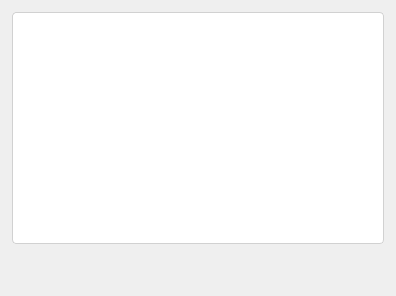
<?xml version="1.0" encoding="UTF-8"?>
<ui version="4.0">
 <class>CommandEdit</class>
 <widget class="QWidget" name="CommandEdit">
  <property name="geometry">
   <rect>
    <x>0</x>
    <y>0</y>
    <width>396</width>
    <height>296</height>
   </rect>
  </property>
  <property name="sizePolicy">
   <sizepolicy hsizetype="MinimumExpanding" vsizetype="MinimumExpanding">
    <horstretch>1</horstretch>
    <verstretch>1</verstretch>
   </sizepolicy>
  </property>
  <property name="styleSheet">
   <string>CommandEdit {
    background-color: #F3F3F3;
}</string>
  </property>
  <layout class="QVBoxLayout" name="verticalLayout">
   <property name="spacing">
    <number>8</number>
   </property>
   <property name="leftMargin">
    <number>12</number>
   </property>
   <property name="topMargin">
    <number>12</number>
   </property>
   <property name="rightMargin">
    <number>12</number>
   </property>
   <property name="bottomMargin">
    <number>12</number>
   </property>
   <item>
    <widget class="QPlainTextEdit" name="plainTextEditCommand">
     <property name="tabChangesFocus">
      <bool>true</bool>
     </property>
     <property name="minimumHeight">
      <number>32</number>
     </property>
     <property name="styleSheet">
      <string>QPlainTextEdit {
    border-radius: 4px;
    border: 1px solid #D1D1D1;
    padding: 5px 8px;
    background-color: #FFFFFF;
}
QScrollBar {
    border: none;
    background: transparent;
    width: 8px;
    margin: 0;
}
QScrollBar::handle {
    background: #C0C0C0;
    border-radius: 4px;
    min-height: 24px;
}
QScrollBar::handle:hover {
    background: #A0A0A0;
}</string>
     </property>
    </widget>
   </item>
   <item>
    <layout class="QHBoxLayout" name="horizontalLayout">
     <property name="spacing">
      <number>8</number>
     </property>
     <item>
      <widget class="CommandHelpButton" name="helpButton" native="true">
       <property name="minimumSize">
        <size>
         <width>32</width>
         <height>32</height>
        </size>
       </property>
      </widget>
     </item>
     <item>
      <widget class="QLabel" name="labelErrors">
       <property name="sizePolicy">
        <sizepolicy hsizetype="MinimumExpanding" vsizetype="Preferred">
         <horstretch>0</horstretch>
         <verstretch>0</verstretch>
        </sizepolicy>
       </property>
       <property name="text">
        <string/>
       </property>
       <property name="minimumWidth">
        <number>120</number>
       </property>
       <property name="styleSheet">
        <string>QLabel {
    color: #1F1F1F;
}</string>
       </property>
      </widget>
     </item>
    </layout>
   </item>
  </layout>
 </widget>
 <customwidgets>
  <customwidget>
   <class>CommandHelpButton</class>
   <extends>QWidget</extends>
   <header>gui/commandhelpbutton.h</header>
  </customwidget>
 </customwidgets>
 <resources/>
 <connections/>
</ui>
